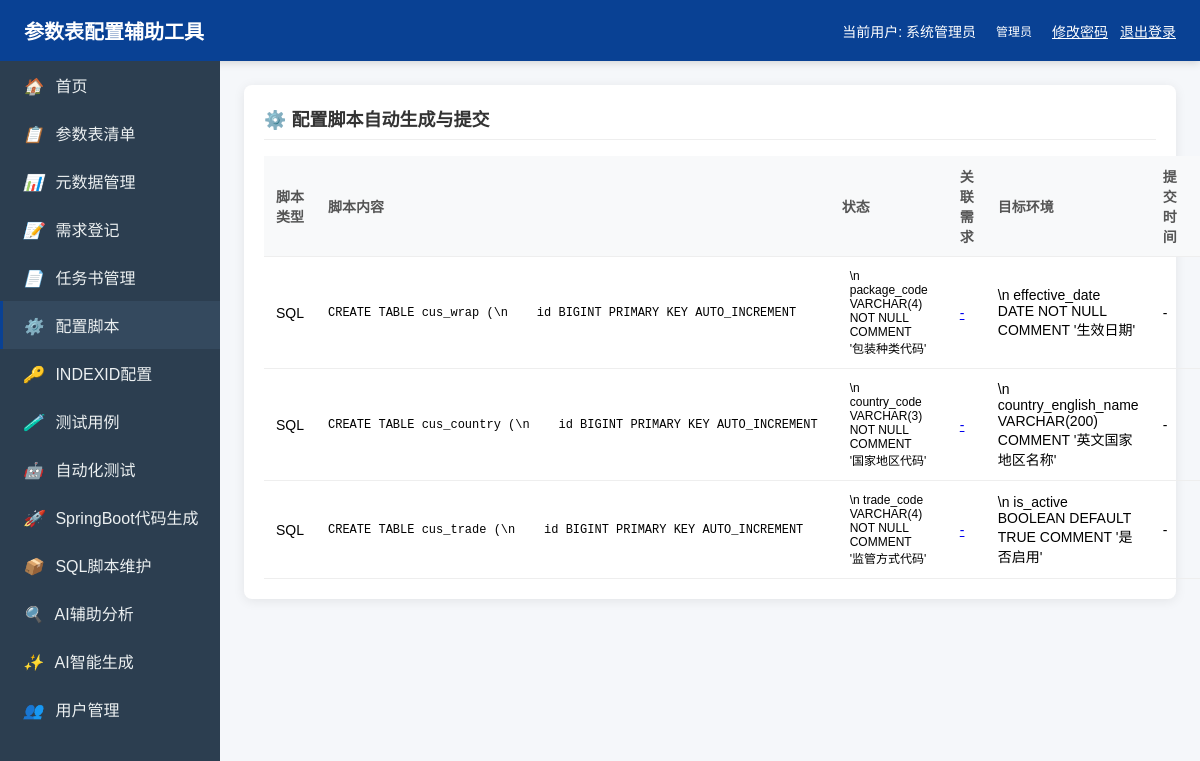
Page /config-scripts/ (signed in) on the committed database.
### parameter/models.py (models this page shows, shortened)
class User(models.Model):
    username = models.CharField(max_length=100, unique=True, verbose_name='用户名')
    password = models.CharField(max_length=255, verbose_name='密码')
    real_name = models.CharField(max_length=100, verbose_name='真实姓名')
    email = models.EmailField(null=True, blank=True, verbose_name='邮箱')
    phone = models.CharField(max_length=20, null=True, blank=True, verbose_name='手机号')
    role = models.ForeignKey(Role, on_delete=models.CASCADE, verbose_name='角色')
    is_active = models.BooleanField(default=True, verbose_name='是否启用')
    created_at = models.DateTimeField(auto_now_add=True, verbose_name='创建时间')
    updated_at = models.DateTimeField(auto_now=True, verbose_name='更新时间')
    class Meta:
        verbose_name = '用户'
        verbose_name_plural = '用户'

class Role(models.Model):
    ROLE_CHOICES = [
        ('admin', '管理员'),
        ('business', '业务人员'),
        ('technical', '技术人员'),
        ('general', '一般人员'),
    ]
    role_code = models.CharField(max_length=50, choices=ROLE_CHOICES, unique=True, verbose_name='角色编码')
    role_name = models.CharField(max_length=100, verbose_name='角色名称')
    description = models.TextField(null=True, blank=True, verbose_name='角色描述')
    class Meta:
        verbose_name = '角色'
        verbose_name_plural = '角色'

class ConfigScript(models.Model):
    STATUS_CHOICES = [
        ('generated', '已生成'),
        ('submitted', '已提交'),
        ('deployed', '已部署'),
        ('failed', '失败'),
    ]
    requirement = models.ForeignKey(Requirement, on_delete=models.CASCADE, related_name='config_scripts', verbose_name='关联需求')
    script_type = models.CharField(max_length=50, verbose_name='脚本类型')
    script_content = models.TextField(verbose_name='脚本内容')
    status = models.CharField(max_length=20, choices=STATUS_CHOICES, default='generated', verbose_name='状态')
    submitted_at = models.DateTimeField(null=True, blank=True, verbose_name='提交时间')
    deployed_at = models.DateTimeField(null=True, blank=True, verbose_name='部署时间')
    environment = models.CharField(max_length=50, null=True, blank=True, verbose_name='目标环境')
    class Meta:
        verbose_name = '配置脚本'
        verbose_name_plural = '配置脚本'

### parameter/views.py (the view)
# urls.py: path('config-scripts/', views.ConfigScriptListView.as_view(), name='config_script_list'),
@method_decorator(login_required, name='dispatch')
class ConfigScriptListView(View):
    def get(self, request):
        logger.info(f"[ConfigScriptListView] 开始查询配置脚本列表，请求路径: {request.path}")
        try:
            scripts = ConfigScript.objects.all().select_related('requirement')
            logger.info(f"[ConfigScriptListView] 配置脚本查询完成，记录数: {scripts.count()}")
            context = {
                'scripts': scripts,
            }
            logger.info(f"[ConfigScriptListView] 配置脚本列表查询成功，即将渲染模板")
            return render(request, 'parameter/config_script_list.html', context)
        except Exception as e:
            logger.error(f"[ConfigScriptListView] 配置脚本列表查询失败: {str(e)}", exc_info=True)
            raise

### parameter/auth_views.py (called while the page is built)
def login_required(view_func):
    def wrapper(request, *args, **kwargs):
        user_id = request.session.get('user_id')
        if not user_id:
            logger.warning(f"[login_required] 用户未登录，重定向到登录页，请求路径: {request.path}")
            return redirect('login')
        try:
            user = User.objects.get(id=user_id)
            if not user.is_active:
                del request.session['user_id']
                logger.warning(f"[login_required] 用户已禁用，重定向到登录页")
                return redirect('login')
            request.user = user
            return view_func(request, *args, **kwargs)
        except User.DoesNotExist:
            del request.session['user_id']
            logger.warning(f"[login_required] 用户不存在，重定向到登录页")
            return redirect('login')
    return wrapper

### parameter/templates/parameter/config_script_list.html (shortened to what this page needs)
{% extends 'parameter/base.html' %}
{% block content %}
    <div class="card">
        <div class="card-title">⚙️ 配置脚本自动生成与提交</div>
        <table class="table">
            <thead>
                <tr>
                    <th>脚本类型</th>
                    <th>脚本内容</th>
                    <th>状态</th>
                    <th>关联需求</th>
                    <th>目标环境</th>
                    <th>提交时间</th>
                    <th>部署时间</th>
                </tr>
            </thead>
            <tbody>
                {% for script in scripts %}
                <tr>
                    <td>{{ script.script_type }}</td>
                    <td><pre style="max-height: 80px; overflow-y: auto; font-size: 12px;">{{ script.script_content|truncatechars:200 }}</pre></td>
                    <td><span class="badge badge-{{ script.status }}">{{ script.status }}</span></td>
                    <td><a href="/requirements/{{ script.requirement_id }}/">{{ script.requirement_no }} - {{ script.requirement_title }}</a></td>
                    <td>{{ script.environment|default:'-' }}</td>
                    <td>{{ script.submitted_at|default:'-' }}</td>
                    <td>{{ script.deployed_at|default:'-' }}</td>
                </tr>
                {% empty %}
                <tr><td colspan="7" style="text-align: center;">暂无配置脚本</td></tr>
                {% endfor %}
            </tbody>
        </table>
    </div>
{% endblock %}

### parameter/templates/parameter/base.html (shortened to what this page needs)
<!DOCTYPE html>
<html lang="zh-CN">
<head>
</head>
<body>
    <div class="header">
        <h1>参数表配置辅助工具</h1>
        <div class="user-info">
            <span>当前用户: {{ request.user.real_name|default:request.user.username }}</span>
            <span class="badge badge-{{ request.user.role.role_code|default:'general' }}">{{ request.user.role.role_name|default:'-' }}</span>
            <a href="/change-password/" style="color: #fff; text-decoration: underline;">修改密码</a>
            <a href="/logout/" style="color: #fff; text-decoration: underline;">退出登录</a>
        </div>
    </div>
    <div class="sidebar">
        <a href="/" class="nav-item {% if request.path == '/' %}active{% endif %}"><i>🏠</i> 首页</a>
        <a href="/tables/" class="nav-item {% if 'tables' in request.path %}active{% endif %}"><i>📋</i> 参数表清单</a>
        <a href="/metadata/" class="nav-item {% if 'metadata' in request.path %}active{% endif %}"><i>📊</i> 元数据管理</a>
        <a href="/requirements/" class="nav-item {% if 'requirements' in request.path %}active{% endif %}"><i>📝</i> 需求登记</a>
        <a href="/task-documents/" class="nav-item {% if 'task-documents' in request.path %}active{% endif %}"><i>📄</i> 任务书管理</a>
        <a href="/config-scripts/" class="nav-item {% if 'config-scripts' in request.path %}active{% endif %}"><i>⚙️</i> 配置脚本</a>
        <a href="/index-id/" class="nav-item {% if 'index-id' in request.path %}active{% endif %}"><i>🔑</i> INDEXID配置</a>
        <a href="/test-cases/" class="nav-item {% if 'test-cases' in request.path %}active{% endif %}"><i>🧪</i> 测试用例</a>
        <a href="/automation-test/" class="nav-item {% if 'automation-test' in request.path %}active{% endif %}"><i>🤖</i> 自动化测试</a>
        <a href="/springboot-generator/" class="nav-item {% if 'springboot-generator' in request.path %}active{% endif %}"><i>🚀</i> SpringBoot代码生成</a>
        <a href="/sql-manager/" class="nav-item {% if 'sql-manager' in request.path %}active{% endif %}"><i>📦</i> SQL脚本维护</a>
        <a href="/ai-analysis/" class="nav-item {% if 'ai-analysis' in request.path %}active{% endif %}"><i>🔍</i> AI辅助分析</a>
        <a href="/ai-generation/" class="nav-item {% if 'ai-generation' in request.path %}active{% endif %}"><i>✨</i> AI智能生成</a>
        {% if request.user.role.role_code == 'admin' %}
        <a href="/users/" class="nav-item {% if 'users' in request.path %}active{% endif %}"><i>👥</i> 用户管理</a>
        {% endif %}
    </div>
    <div class="main-content">
        {% block content %}{% endblock %}
    </div>
</body>
</html>

### parameter/templates/parameter/base.html (style rules this page uses)
* { margin: 0; padding: 0; box-sizing: border-box; }
body { font-family: 'Microsoft YaHei', Arial, sans-serif; background-color: #f5f7fa; }
.header { background: #094194; color: white; padding: 16px 24px; box-shadow: 0 2px 8px rgba(0,0,0,0.15); display: flex; justify-content: space-between; align-items: center; }
.header h1 { font-size: 20px; font-weight: 600; margin: 0; }
.header .user-info { font-size: 14px; display: flex; align-items: center; gap: 12px; }
.sidebar { width: 220px; background: #2c3e50; min-height: calc(100vh - 60px); float: left; }
.sidebar .nav-item { display: block; color: #ecf0f1; padding: 12px 20px; text-decoration: none; border-left: 3px solid transparent; }
.sidebar .nav-item:hover, .sidebar .nav-item.active { background: #34495e; border-left-color: #094194; }
.sidebar .nav-item i { margin-right: 8px; }
.main-content { margin-left: 220px; padding: 24px; }
.card { background: white; border-radius: 8px; box-shadow: 0 2px 12px rgba(0,0,0,0.08); padding: 20px; margin-bottom: 20px; }
.card-title { font-size: 18px; font-weight: 600; color: #333; margin-bottom: 16px; padding-bottom: 8px; border-bottom: 1px solid #eee; }
.table { width: 100%; border-collapse: collapse; margin-top: 12px; }
.table th, .table td { padding: 10px 12px; text-align: left; border-bottom: 1px solid #eee; font-size: 14px; }
.table th { background: #f8f9fa; font-weight: 600; color: #555; }
.badge { display: inline-block; padding: 2px 8px; border-radius: 12px; font-size: 12px; font-weight: 500; }

### rows in the picture
User: user.real_name "系统管理员", user.role.role_name "管理员"
ConfigScript: script_type "SQL", script_content "CREATE TABLE cus_wrap (\\n id BIGINT PRIMARY KEY AUTO_INCREMENT", status "\\n package_code VARCHAR(4) NOT NULL COMMENT '包装种类代码'", environment "\\n effective_date DATE NOT NULL COMMENT '生效日期'", submitted_at "-"
ConfigScript: script_type "SQL", script_content "CREATE TABLE cus_country (\\n id BIGINT PRIMARY KEY AUTO_INCREMENT", status "\\n country_code VARCHAR(3) NOT NULL COMMENT '国家地区代码'", environment "\\n country_english_name VARCHAR(200) COMMENT '英文国家地区名称'", submitted_at "-"
ConfigScript: script_type "SQL", script_content "CREATE TABLE cus_trade (\\n id BIGINT PRIMARY KEY AUTO_INCREMENT", status "\\n trade_code VARCHAR(4) NOT NULL COMMENT '监管方式代码'", environment "\\n is_active BOOLEAN DEFAULT TRUE COMMENT '是否启用'", submitted_at "-"
